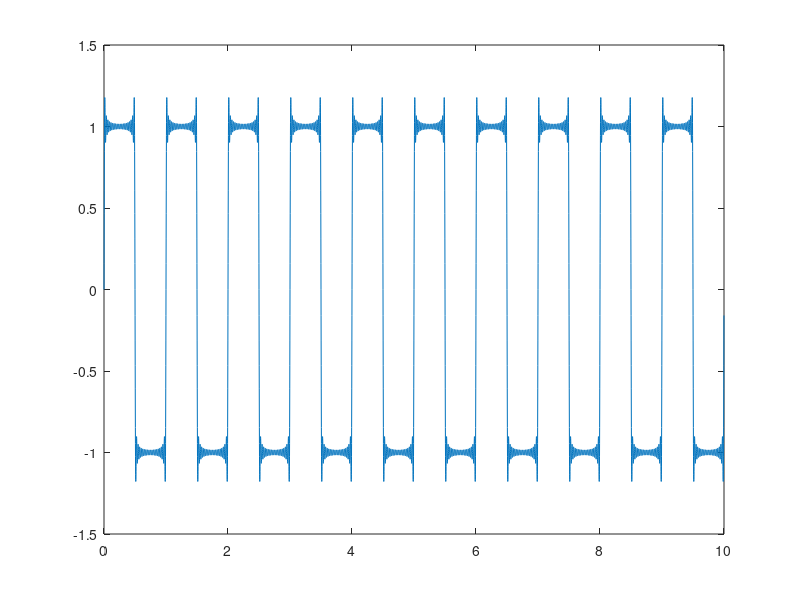
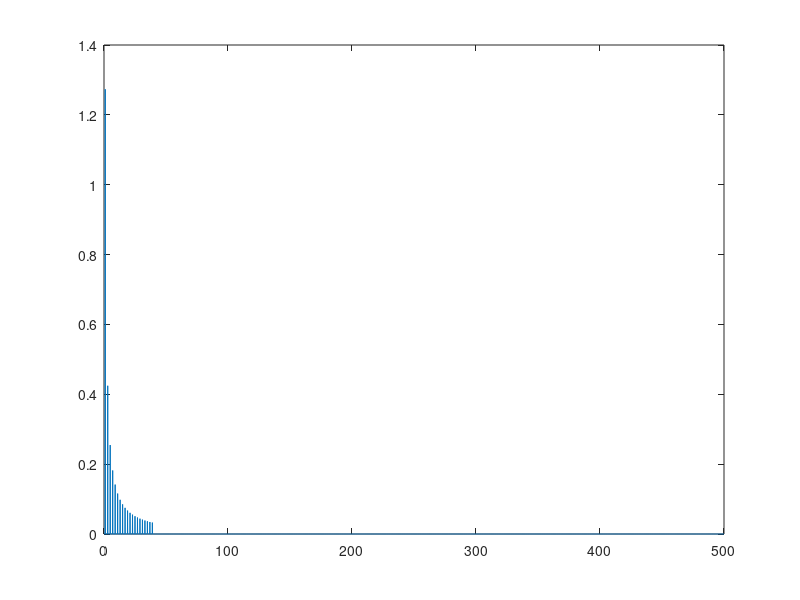

Here is the MATLAB script that generated these plots, in order:
clear all;close all;clc

Fs = 1000; % Sampling Frequency in Hertz
Ts = 1/Fs; % Sampling Period
L  = 1e4;  % Length of signal vector
t  = (0:L-1)*Ts; % time vector

signal = 0;
for k = 1:20
    component = 4/pi*1/(2*k-1) * sin(2*pi*(2*k-1)*t);
    signal = signal + component;
end
figure;
plot(t,signal)

frequencyVector = fft(signal);
frequenciesShifted = fftshift(frequencyVector);
specTwoSide = abs(frequencyVector/L); % two-sided spectrum
specOneSide = specTwoSide(1:L/2+1); % one-sided spectrum
specOneSide(2:end-1) = 2*specOneSide(2:end-1);

f = Fs*(0:(L/2))/L;

figure;
plot(f,specOneSide);